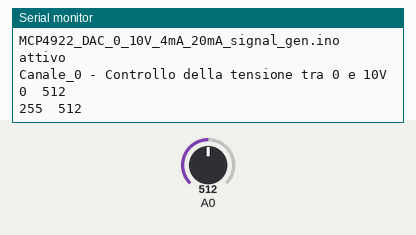
This sketch was run on a simulated Arduino Uno, built with avr-gcc and run on an emulated ATmega328P. Shown: the last lines printed to the serial monitor. Inputs (shaded band) come from the test bench; at power-on: A0 = 512.

Above: at 1.8 s.
1.9 s: A0 set to 716
At 2.9 s:
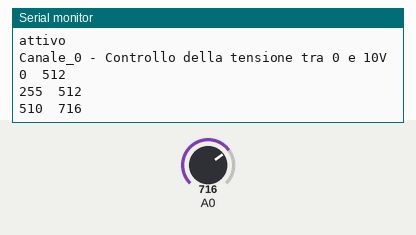
3.4 s: A0 set to 900
At 4.9 s:
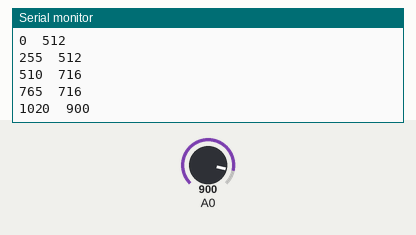
Timing chart, 0 to 6.4 s (numbered marks = the images above; inputs shaded):
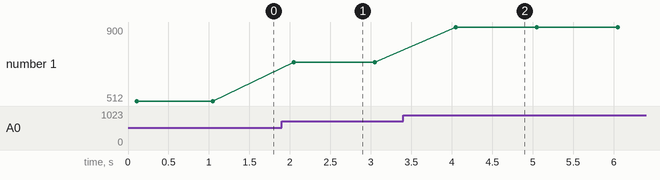

The sketch:

MCP4922_DAC_0_10V_4mA_20mA_signal_gen.ino
```cpp
//
//    FILE: MCP4922_standalone.ino
//  AUTHOR: Rob Tillaart
// PURPOSE: faster no checking MCP4922 specific code
//     URL: https://github.com/RobTillaart/MCP_DAC


#include "SPI.h"

#define MCP4922_CS_PIN    10

uint32_t start, stop;


void setup()
{
  Serial.begin(9600);
  Serial.println();
  Serial.println(__FILE__);
  //  Serial.print("MCP_DAC_LIB_VERSION: ");
  //  Serial.println(MCP_DAC_LIB_VERSION);
  Serial.println("attivo");

  pinMode(MCP4922_CS_PIN, OUTPUT);
  digitalWrite(MCP4922_CS_PIN, HIGH);

  SPI.begin();


}


void mcp4922(uint16_t value, uint8_t channel)  //  channel = 0, 1
{
  uint16_t data = 0x3000 | value;
  if (channel == 1) data |= 0x8000;
  digitalWrite(MCP4922_CS_PIN, LOW);
  SPI.beginTransaction(SPISettings(16000000, MSBFIRST, SPI_MODE0));
  SPI.transfer((uint8_t)(data >> 8));
  SPI.transfer((uint8_t)(data & 0xFF));
  SPI.endTransaction();
  digitalWrite(MCP4922_CS_PIN, HIGH);
}


void analogWrite_test()
{
  Serial.println();
  Serial.println("Canale_0 - Controllo della tensione tra 0 e 10V ");

  for (uint16_t value = 0; value < 4096; value += 0xFF)
  {
    mcp4922(value, 0);
    Serial.print(value);
    Serial.print("\t");
    Serial.println(analogRead(A0));  //  connect DAC output to ADC input
    delay(1000);
  }
  Serial.println("Canale 1 - Controllo della corrente tra 0 e 20mA");

  for (uint16_t value = 0; value < 4096; value += 0xFF)
  {
    mcp4922(value, 1);
    Serial.print(value);
    Serial.print("\t");
    Serial.println(analogRead(A1));  //  connect DAC output to ADC input
    delay(1000);
  }
}


void loop()
{

  analogWrite_test();

}


//  -- END OF FILE --
```

Measured:
- after the input at 1.9 s, the serial monitor: prints a new line after 0.15 s (image 1)
- after the input at 3.4 s, the serial monitor: prints a new line after 0.65 s (image 2)
- plotted number 1: 512 → 716 after the input at 1.9 s, 716 → 900 after the input at 3.4 s
